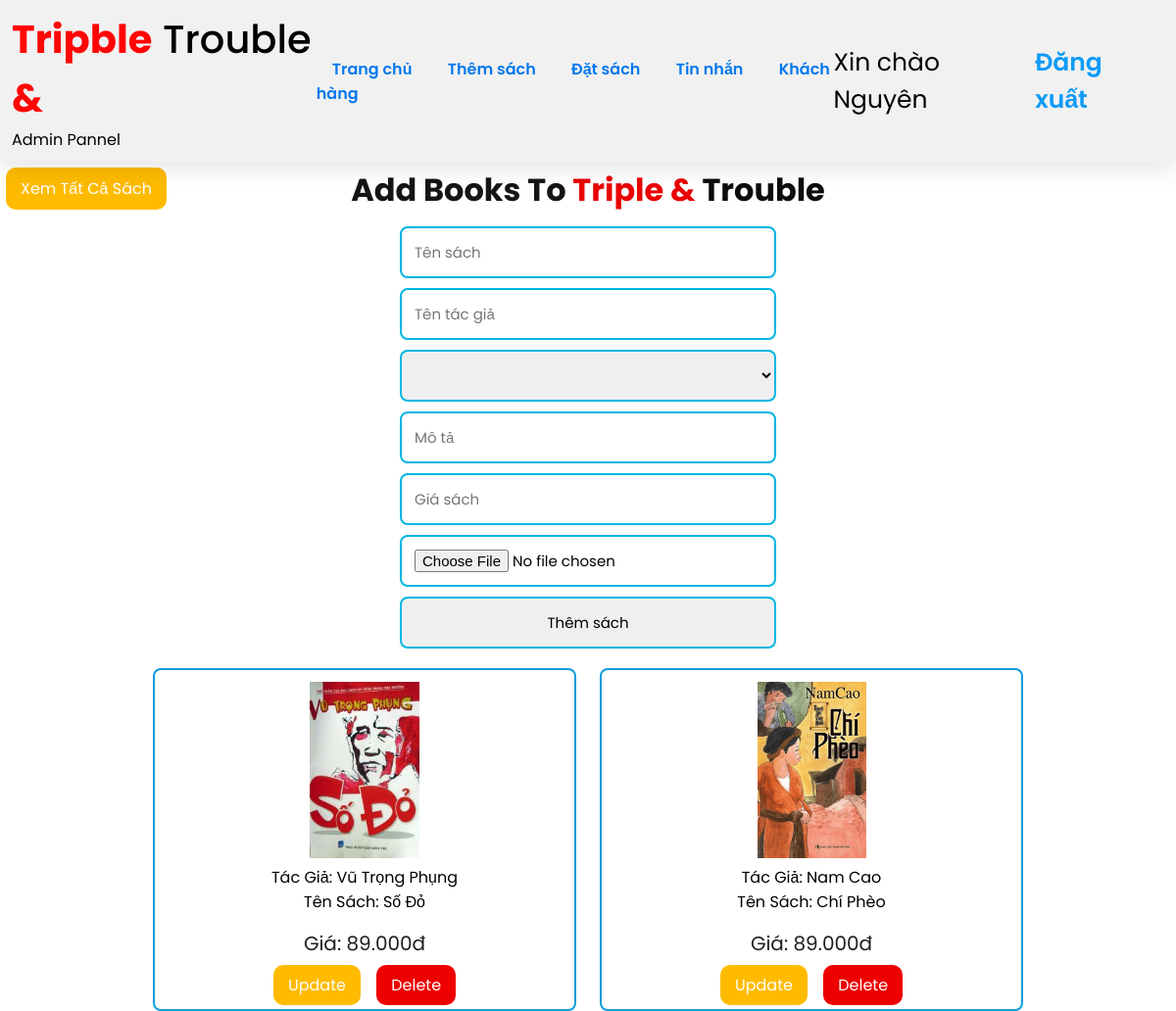
The app's page /add_books.php (signed in), older data.
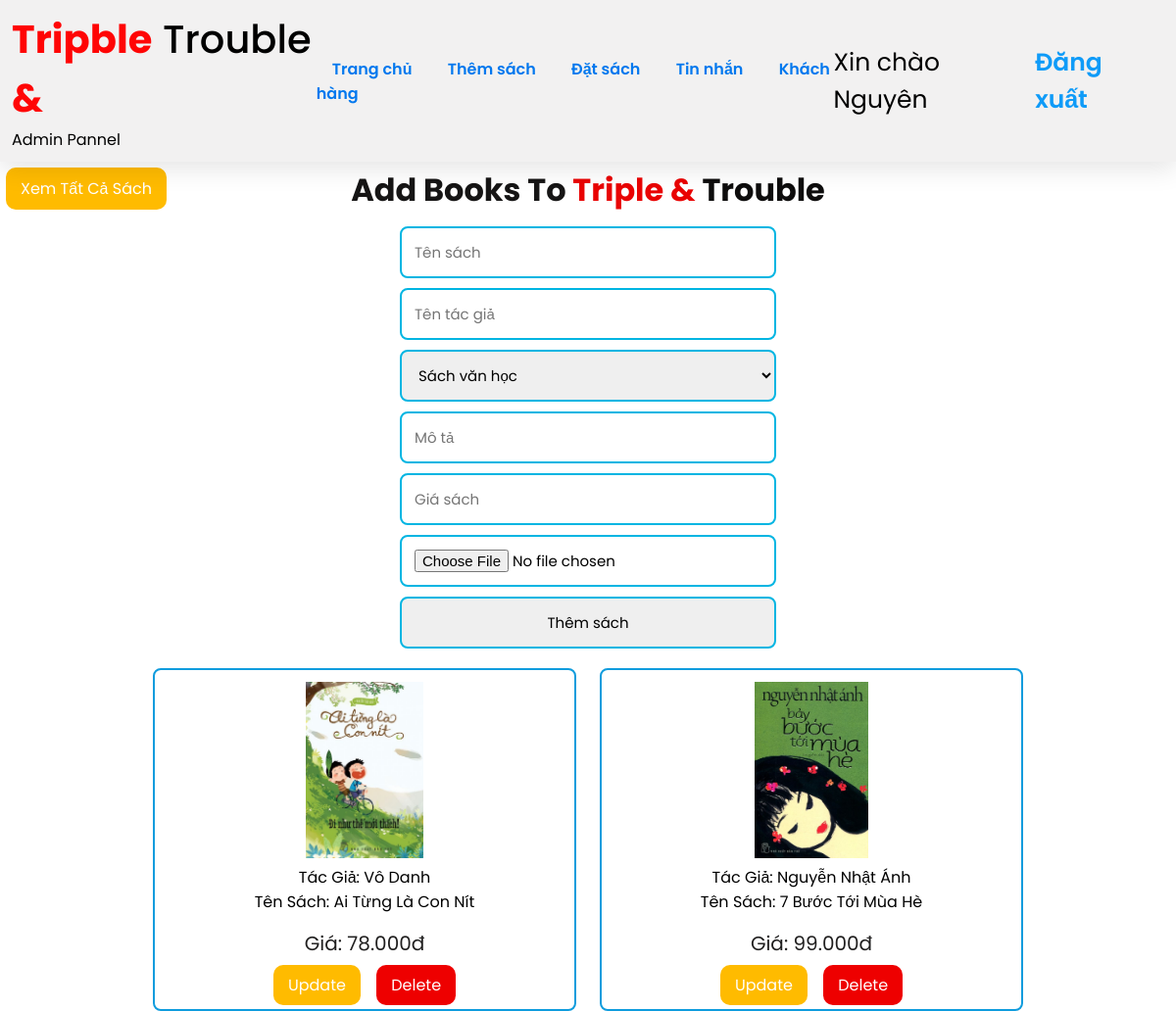
The same page, newer data.
### tables this page shows
CREATE TABLE `book_info` (
  `bid` int(100) NOT NULL AUTO_INCREMENT,
  `name` varchar(200) NOT NULL,
  `title` varchar(200) NOT NULL,
  `price` decimal(10,0) NOT NULL,
  `category_id` int(11) NOT NULL,
  `description` text NOT NULL,
  `image` varchar(100) NOT NULL,
  `date` datetime NOT NULL DEFAULT current_timestamp(),
  PRIMARY KEY (`bid`),  
  FOREIGN KEY (`category_id`) REFERENCES `category`(`id`) ON DELETE RESTRICT ON UPDATE CASCADE
);

### add_books.php (the view, shortened to what this page needs)
<?php
include 'config.php';
$category_query = mysqli_query($conn, "SELECT * FROM category");
?>
<!DOCTYPE html>
<html lang="en">
<head>
  <link rel="stylesheet" href="./css/register.css">
</head>
<body>
  <?php
  include './admin_header.php'
  ?>
<a class="update_btn" style="position: fixed ; z-index:100;" href="total_books.php">Xem tất cả sách</a>
<div class="container_box">
    <form action="" method="POST" enctype="multipart/form-data">
        <h3>Add Books To <a href="index.php"><span>Triple & </span><span>Trouble</span></a></h3>
        <input type="text" name="book_name" placeholder="Tên sách" required class="text_field">
        <input type="text" name="book_title" placeholder="Tên tác giả" required class="text_field">
        <select name="category_id" required class="text_field">
            <?php
            while ($row = mysqli_fetch_assoc($category_query)) {
                $category_id = $row['id'];
                $category_name = $row['Name'];
                echo "<option value='$category_id'>$category_name</option>";
            }
            ?>
        </select>
        <input type="text" name="book_description" placeholder="Mô tả" required class="text_field">
        <input type="number" name="book_price" placeholder="Giá sách" required class="text_field">
        <input type="file" name="book_image" accept="image/jpg, image/jpeg, image/png" required class="text_field">
        <input type="submit" name="add_books" value="Thêm sách" class="text_field">
    </form>
</div>
  <section class="show-products">
   <div class="box-container">
      <?php
         $select_book = mysqli_query($conn, "SELECT * FROM book_info ORDER BY date DESC LIMIT 2;") or die('query failed');
         if(mysqli_num_rows($select_book) > 0){
            while($fetch_book = mysqli_fetch_assoc($select_book)){
      ?>
      <div class="box">
         <img class="books_images" src="added_books/<?php echo $fetch_book['image']; ?>" alt="">
         <div class="name">Tác giả: <?php echo $fetch_book['title']; ?></div>
         <div class="name">Tên sách: <?php echo $fetch_book['name']; ?></div>
         <div class="price">Giá: <?php echo number_format($fetch_book['price'], 0, ',', '.') ?>đ</div>
         <a href="add_books.php?update=<?php echo $fetch_book['bid']; ?>" class="update_btn">update</a>
         <a href="add_books.php?delete=<?php echo $fetch_book['bid']; ?>" class="delete_btn" onclick="return confirm('delete this product?');">delete</a>
      </div>
      <?php
         }
      }else{
         echo '<p class="empty">no products added yet!</p>';
      }
      ?>
   </div>
</section>
</body>
</html>

Row changes from the older to the newer data that the page shows:
removed book_info: image (picture), title "Vũ Trọng Phụng", name "Số Đỏ", price "89.000"
removed book_info: image (picture), title "Nam Cao", name "Chí Phèo", price "89.000"
added book_info: image (picture), title "Vô Danh", name "Ai Từng Là Con Nít", price "78.000"
added book_info: image (picture), title "Nguyễn Nhật Ánh", name "7 Bước Tới Mùa Hè", price "99.000"
Text that changed along with them:
form field category_id: (not shown) → "Sách văn học"
